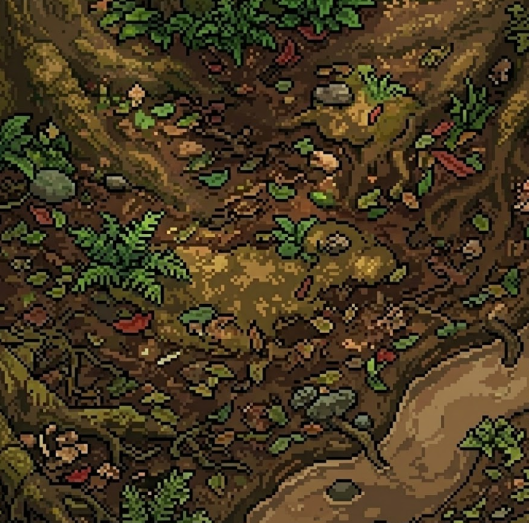
#> input picture assets/t0_dirt.png, 1057 x 1045 px (shown at 1/2 size); its folder holds only this picture in this run
$ jupyter execute --allow-errors 'ResNet-18 Gridded.ipynb'
#> lines starting #> are read from the running program, lines starting #| are printed output that depends on the picture
[cell 1]
# IMPORTANT: SOME KAGGLE DATA SOURCES ARE PRIVATE
# RUN THIS CELL IN ORDER TO IMPORT YOUR KAGGLE DATA SOURCES.
import kagglehub
kagglehub.login()
#> (this line was passed over: kagglehub is not available in this run)

#> (a cell that did not finish here is left out)

[cell 3]
import cv2
import numpy as np
import os
from pathlib import Path
from tqdm import tqdm
import random

# ==========================================
# 1. CONFIGURATION
# ==========================================
ASSETS_ROOT = Path("/kaggle/input/the-blind-flight-synapse-drive-ps-1/SynapseDrive_Dataset/assets")
OUTPUT_DIR = Path("./generated_dataset_final_v13")
IMG_SIZE = 128
BASE_SAMPLES = 2000

# ==========================================
# 2. MAPPING
# ==========================================
ASSET_MAP = {
    "t1_sand": "Desert_Road", "t1_cacti": "Desert_Cacti", "t1_rocks": "Desert_Rocks",
    "t1_quicksand": "Desert_Hazard", "t1_rover": "Desert_Start", "t1_goal": "Desert_End",

    "t0_dirt": "Forest_Road", "t0_tree": "Forest_Tree", "t0_puddle": "Forest_Hazard",
    "t0_startship": "Forest_Start", "t0_goal": "Forest_End",

    "t2_floor": "Lab_Road", "t2_wall": "Lab_Wall", "t2_plasma": "Lab_Plasma",
    "t2_glue": "Lab_Hazard", "t2_drone": "Lab_Start", "t2_goal": "Lab_End",
}

# ==========================================
# 3. AUGMENTATION ENGINES
# ==========================================
def apply_soft_blur(img):
    k = random.choice([3, 5])
    return cv2.GaussianBlur(img, (k, k), 0)

def apply_diagonal_cut(img):
    if not img.flags['C_CONTIGUOUS']: img = np.ascontiguousarray(img)
    h, w = img.shape[:2]
    corner = random.choice(['tl', 'tr', 'bl', 'br'])
    cut_size = random.randint(30, 60)
    pts = []
    if corner == 'tl': pts = np.array([[0,0], [cut_size,0], [0,cut_size]])
    elif corner == 'tr': pts = np.array([[w,0], [w-cut_size,0], [w,cut_size]])
    elif corner == 'bl': pts = np.array([[0,h], [cut_size,h], [0,h-cut_size]])
    elif corner == 'br': pts = np.array([[w,h], [w-cut_size,h], [w,h-cut_size]])
    cv2.fillPoly(img, [pts], (0, 0, 0))
    return img

def apply_tint(img):
    if random.random() > 0.8: return img
    overlay = np.zeros_like(img)
    mode = random.choice(["Cyan", "Purple", "Yellow", "Blue", "Green", "Red", "Dark"])
    b, g, r = 0, 0, 0
    intensity = random.randint(30, 70)
    if mode == "Cyan": b, g = intensity+40, intensity+40
    elif mode == "Purple": b, r = intensity+40, intensity+40
    elif mode == "Yellow": g, r = intensity+40, intensity+40
    elif mode == "Blue": b = intensity+60
    elif mode == "Green": g = intensity+60
    elif mode == "Red": r = intensity+60
    overlay[:] = (b, g, r)
    return cv2.addWeighted(img, 0.75, overlay, 0.25, 0)

def augment_v13_boosted(img, label, force_mirror=False):
    aug = img.copy()

    # 1. Base Rotation
    k = random.choice([0, 1, 2, 3])
    aug = np.rot90(aug, k)
    aug = np.ascontiguousarray(aug)

    # 2. Mirroring (Forced or Random)
    if force_mirror:
        aug = cv2.flip(aug, 1) # Force flip horizontal
    elif random.random() > 0.5:
        aug = cv2.flip(aug, 1)

    is_vip = "Start" in label or "End" in label

    # 3. Diagonal Cut (SKIP for VIPs)
    if not is_vip and random.random() > 0.8:
        aug = apply_diagonal_cut(aug)

    # 4. Soft Blur (SKIP for VIPs)
    if not is_vip and random.random() > 0.7:
        aug = apply_soft_blur(aug)

    # 5. Tints (Everyone gets lighting changes)
    aug = apply_tint(aug)

    return aug

# ==========================================
# 4. GENERATOR
# ==========================================
def generate_final_dataset():
    if OUTPUT_DIR.exists():
        import shutil
        shutil.rmtree(OUTPUT_DIR)
    OUTPUT_DIR.mkdir(parents=True)

    all_assets = list(ASSETS_ROOT.rglob("*.png"))
    total_images = 0

    print(f"Generating V13 (Rover Boost + Mirroring)...")

    for asset_path in all_assets:
        filename = asset_path.name.lower().replace(".png", "")
        class_label = None
        for key, label in ASSET_MAP.items():
            if key in filename:
                class_label = label
                break

        if class_label is None:
            if "rover" in filename: class_label = "Desert_Start"
            elif "startship" in filename: class_label = "Forest_Start"
            elif "drone" in filename: class_label = "Lab_Start"
            elif "goal" in filename:
                if "t0" in filename: class_label = "Forest_End"
                elif "t1" in filename: class_label = "Desert_End"
                elif "t2" in filename: class_label = "Lab_End"
                else: class_label = "Desert_End"
            else: continue

        class_dir = OUTPUT_DIR / class_label
        class_dir.mkdir(exist_ok=True)

        original = cv2.imread(str(asset_path))
#> original is the input picture: shape (1045, 1057, 3); mean B, G, R 32.8, 56.6, 70.3
        if original is None: continue
        original = cv2.resize(original, (IMG_SIZE, IMG_SIZE), interpolation=cv2.INTER_CUBIC)
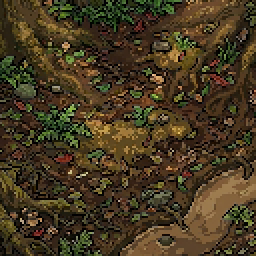
#> original: shape (128, 128, 3) (shown 2 times larger); mean B, G, R 33, 56.8, 70.5

        # --- OVERSAMPLING LOGIC ---
        # If it's the tricky Desert Rover, generate 3x samples!
        current_target = BASE_SAMPLES
        if class_label == "Desert_Start":
            current_target = BASE_SAMPLES * 3
            print(f"   >>> Boosting {class_label} to {current_target} samples")

        for i in range(current_target):
            # Force half of the boosted set to be mirrored
            force_flip = (i % 2 == 0)
            img = augment_v13_boosted(original, class_label, force_mirror=force_flip)

            cv2.imwrite(str(class_dir / f"{class_label}_{i}.png"), img)
            total_images += 1
#> this loop made 2000 passes
#> pass 1, in augment_v13_boosted, `aug = np.rot90(aug, k)`:
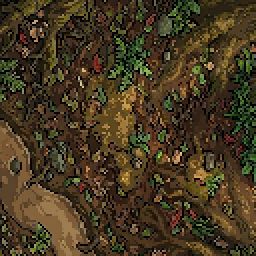
#> aug: shape (128, 128, 3) (shown 2 times larger); mean B, G, R 33, 56.8, 70.5
#> pass 1, in augment_v13_boosted, `aug = cv2.flip(aug, 1)`:
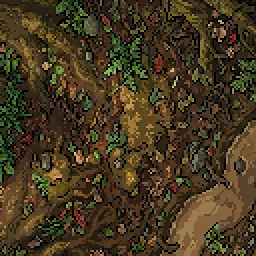
#> aug: shape (128, 128, 3) (shown 2 times larger); mean B, G, R 33, 56.8, 70.5
#> pass 1, in augment_v13_boosted, `aug = apply_tint(aug)`:
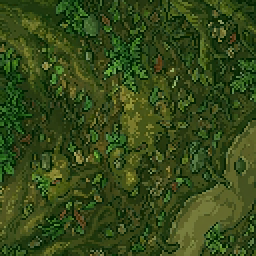
#> aug: shape (128, 128, 3) (shown 2 times larger); mean B, G, R 24.8, 72.8, 52.8
#> pass 2, in augment_v13_boosted (call 2), `aug = apply_diagonal_cut(aug)`:
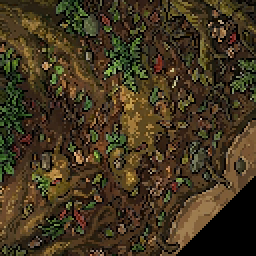
#> aug: shape (128, 128, 3) (shown 2 times larger); mean B, G, R 30.8, 53.2, 66.1
#> after the loop, total_images = 2000

    print(f"✅ V13 Dataset Ready ({total_images} images).")
#| ✅ V13 Dataset Ready (2000 images).

if __name__ == "__main__":
    generate_final_dataset()

$ run again, on assets/t0_goal.png
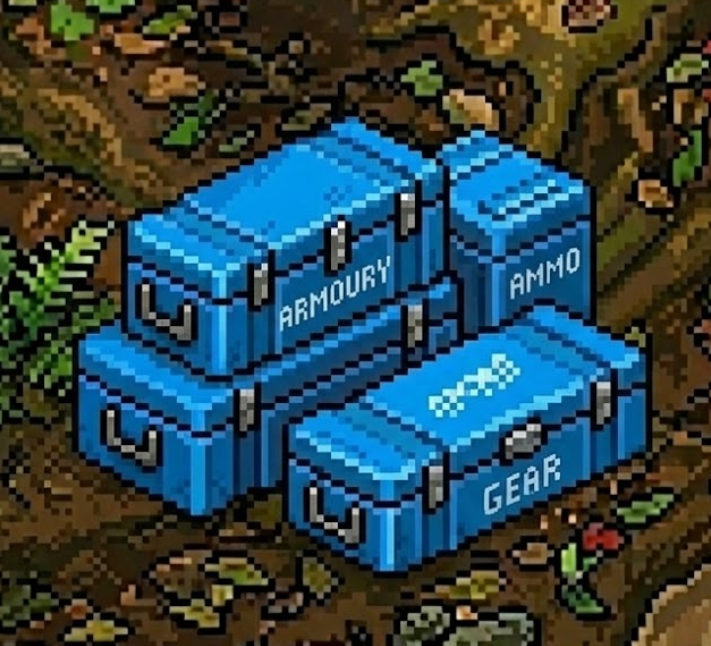
#> input picture assets/t0_goal.png, 711 x 646 px
#> in generate_final_dataset, original is the input picture: shape (646, 711, 3); mean B, G, R 73.9, 69.2, 46.4
#> in generate_final_dataset, `original = cv2.resize(original, (IMG_SIZE, IMG_SIZE), interpolation=cv..`:
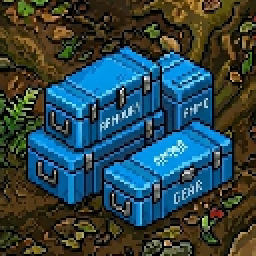
#> original: shape (128, 128, 3) (shown 2 times larger); mean B, G, R 74.2, 69.5, 46.7
#> the loop in generate_final_dataset, `for i in range(current_target):` made 2000 passes
#> pass 2, in augment_v13_boosted (call 2), `aug = np.rot90(aug, k)`:
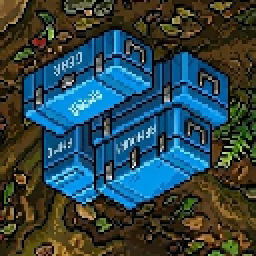
#> aug: shape (128, 128, 3) (shown 2 times larger); mean B, G, R 74.2, 69.5, 46.7
#> after the loop in generate_final_dataset, `for i in range(current_target):`: total_images = 2000
#| ✅ V13 Dataset Ready (2000 images).
